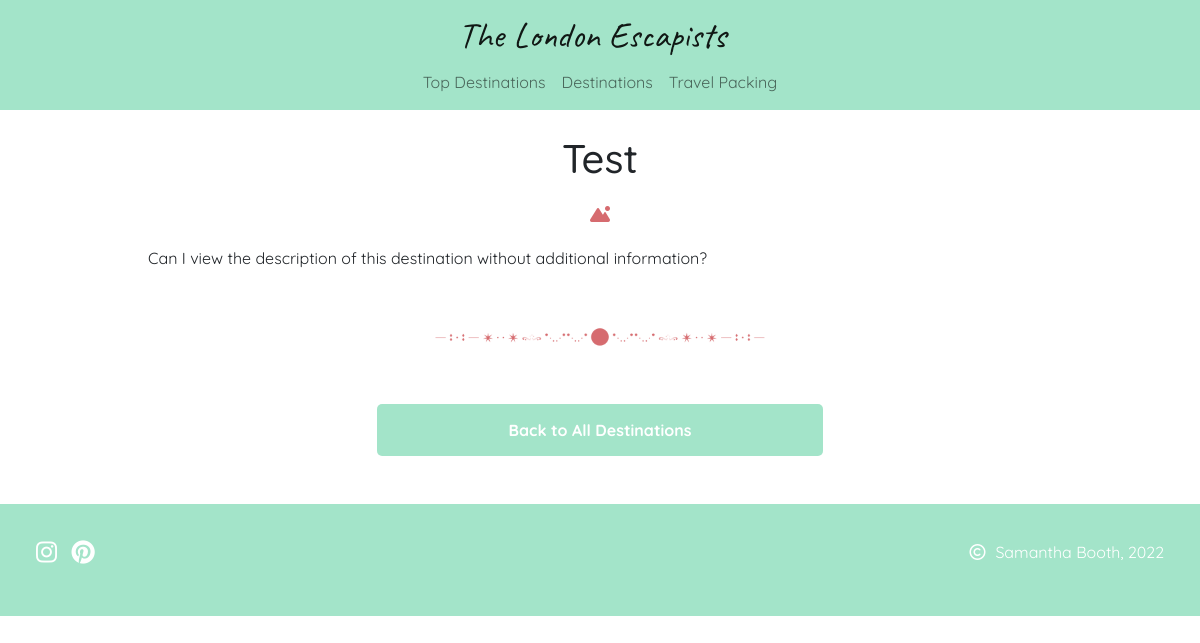
The app's page /destinations/test-1/ with its own data.
### travel_destinations/models.py (models this page shows, shortened)
class Destinations(models.Model):
    destination_image = models.ImageField(null=True, blank=True)
    destination = models.CharField(max_length=50, null=False, blank=False)
    destination_subheading = models.CharField(
        max_length=150, null=False, blank=True)
    created_on = models.DateTimeField(auto_now_add=True)
    updated_on = models.DateTimeField(auto_now=True)
    intro = models.TextField(max_length=1000, blank=True)
    activities = models.TextField(max_length=1000, blank=True)
    activity_image = models.ImageField(null=True, blank=True)
    food = models.TextField(max_length=1000, blank=True)
    food_image = models.ImageField(null=True, blank=True)
    additional_info = models.TextField(max_length=1000, blank=True)
    additional_image = models.ImageField(null=True, blank=True)
    top_destination = models.BooleanField(default=False)
    status = models.IntegerField(choices=STATUS, default=0)
    slug = models.SlugField(max_length=200, unique=True)
    class Meta:
        ordering = ['-created_on']
        """Removes extra 's' from Model name"""
        verbose_name_plural = 'Travel Destinations'

### travel_destinations/views.py (the view)
# urls.py: path("<slug:slug>/", views.DestinationDetail.as_view(), name="destination_details"),
class DestinationDetail(View):
    def get(self, request, slug, *args, **kwargs):
        queryset = Destinations.objects.filter(status=1)
        dest = get_object_or_404(queryset, slug=slug)
        return render(
            request,
            "destination_details.html",
            {
                "dest": dest,
            },
        )

### travel_destinations/templates/destination_details.html (shortened to what this page needs)
{% extends "base.html" %}
{%load static%}
{% block extra_css %}
<link rel="stylesheet" href="{% static 'travel_destinations/css/destinations.css' %}">
{% endblock %}
{% block content %}
<div class="container">
    <h1 class="destination-page-header mb-4 mt-4">{{ dest.destination }}</h1>
    <i class="fa-solid fa-mountain-sun description-icon mb-4"></i>
    <div class="dest-content">
        <p class="dest-content mt-4">{{ dest.intro }}</p>
    </div>
    <div>
        <img src="/media/page-break.png" alt="Page Break Image" class="page-break img-center">
    </div>
    <a class="post-btn mb-5 back-btn" href="{% url 'destinations' %}">Back to All Destinations</a>
</div>
{% endblock %}

### static/css/base.css (style rules this page uses)
html, body { height: 100%; }
body { font-family: 'Quicksand', sans-serif; display: flex; flex-direction: column; }

### travel_destinations/static/travel_destinations/css/destinations.css (style rules this page uses)
.destination-page-header { text-align: center; margin-bottom: 20px; }
.post-btn { display: flex; padding: 0.875em 2em; background: #74d7aea9; color: #fff; transition: background-color 1s; place-content: center; font-weight: bold; border-radius: 5px; text-decoration: none; }
.back-btn { width: 40%; margin: 0 auto; }
.description-icon { display: flex; justify-content: center; color: #D66B6F; }
.img-center { display: block; margin-left: auto; margin-right: auto; }
.dest-content { text-align: justify; width: 90%; margin: 0 auto; }
.page-break { width: 30%; }

### records on screen
Destinations: destination "Test", intro "Can I view the description of this destination without additional information?"
